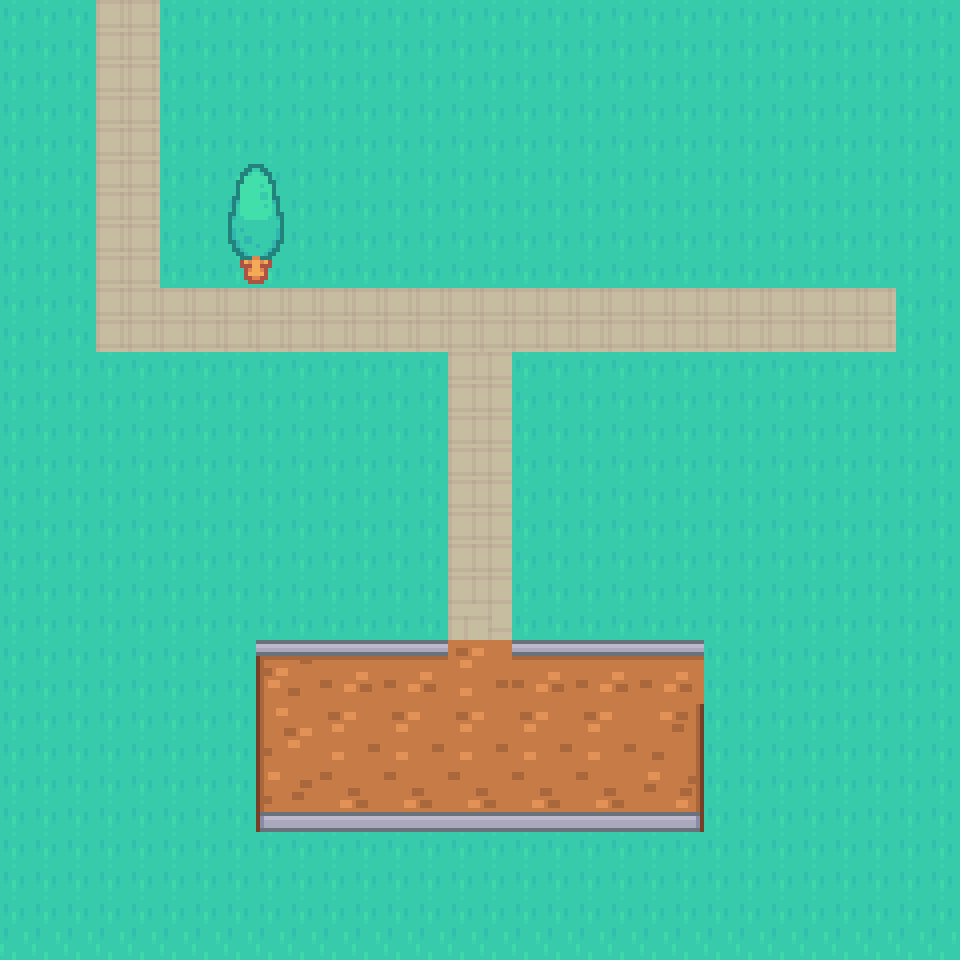

A 2D game scene composited from a Tiled map and its tileset images. What follows is a short description and the map's XML, with every tile layer's data as written:
An orthogonal 30x30 tile map with 32x32 px tiles, 2 tile layers (Ground, Others).

<map version="1.9" tiledversion="1.9.0" orientation="orthogonal" renderorder="right-down" width="30" height="30" tilewidth="32" tileheight="32" infinite="0" nextlayerid="3" nextobjectid="1">
 <tileset firstgid="1" name="Tiles" tilewidth="64" tileheight="64" tilecount="54" columns="9">
  <image source="tileset.png" width="576" height="384" />
 </tileset>
 <layer id="1" name="Ground" width="30" height="30">
  <data encoding="csv">
11,11,11,11,11,11,11,11,11,11,11,11,11,11,11,11,11,11,11,11,11,11,11,11,11,11,11,11,11,11,
11,11,11,14,14,11,11,11,11,11,11,11,11,11,11,11,11,11,11,11,11,11,11,11,11,11,11,11,11,11,
11,11,11,14,14,11,11,11,11,11,11,11,11,11,11,11,11,11,11,11,11,11,11,11,11,11,11,11,11,11,
11,11,11,14,14,11,11,11,11,11,11,11,11,11,11,11,11,11,11,11,11,11,11,11,11,11,11,11,11,11,
11,11,11,14,14,11,11,11,11,11,11,11,11,11,11,11,11,11,11,11,11,11,11,11,11,11,11,11,11,11,
11,11,11,14,14,11,11,11,11,11,11,11,11,11,11,11,11,11,11,11,11,11,11,11,11,11,11,11,11,11,
11,11,11,14,14,11,11,11,11,11,11,11,11,11,11,11,11,11,11,11,11,11,11,11,11,11,11,11,11,11,
11,11,11,14,14,11,11,11,11,11,11,11,11,11,11,11,11,11,11,11,11,11,11,11,11,11,11,11,11,11,
11,11,11,14,14,11,11,11,11,11,11,11,11,11,11,11,11,11,11,11,11,11,11,11,11,11,11,11,11,11,
11,11,11,14,14,11,11,11,11,11,11,11,11,11,11,11,11,11,11,11,11,11,11,11,11,11,11,11,11,11,
11,11,11,14,14,14,14,14,14,14,14,14,14,14,14,14,14,14,14,14,14,14,14,14,14,14,14,14,11,11,
11,11,11,14,14,14,14,14,14,14,14,14,14,14,14,14,14,14,14,14,14,14,14,14,14,14,14,14,11,11,
11,11,11,11,11,11,11,11,11,11,11,11,11,11,11,11,11,11,11,11,11,11,11,11,11,11,11,11,11,11,
11,11,11,11,11,11,11,11,11,11,11,11,11,11,11,11,11,11,11,11,11,11,11,11,11,11,11,11,11,11,
11,11,11,11,11,11,11,11,11,11,11,11,11,11,11,11,11,11,11,11,11,11,11,11,11,11,11,11,11,11,
11,11,11,11,11,11,11,11,11,11,11,11,11,11,11,11,11,11,11,11,11,11,11,11,11,11,11,11,11,11,
11,11,11,11,11,11,11,11,11,11,11,11,11,11,11,11,11,11,11,11,11,11,11,11,11,11,11,11,11,11,
11,11,11,11,11,11,11,11,11,11,11,11,11,11,11,11,11,11,11,11,11,11,11,11,11,11,11,11,11,11,
11,11,11,11,11,11,11,11,11,11,11,11,11,11,11,11,11,11,11,11,11,11,11,11,11,11,11,11,11,11,
11,11,11,11,11,11,11,11,11,11,11,11,11,11,11,11,11,11,11,11,11,11,11,11,11,11,11,11,11,11,
11,11,11,11,11,11,11,11,11,11,11,11,11,11,11,11,11,11,11,11,11,11,11,11,11,11,11,11,11,11,
11,11,11,11,11,11,11,11,11,11,11,11,11,11,11,11,11,11,11,11,11,11,11,11,11,11,11,11,11,11,
11,11,11,11,11,11,11,11,11,11,11,11,11,11,11,11,11,11,11,11,11,11,11,11,11,11,11,11,11,11,
11,11,11,11,11,11,11,11,11,11,11,11,11,11,11,11,11,11,11,11,11,11,11,11,11,11,11,11,11,11,
11,11,11,11,11,11,11,11,11,11,11,11,11,11,11,11,11,11,11,11,11,11,11,11,11,11,11,11,11,11,
11,11,11,11,11,11,11,11,11,11,11,11,11,11,11,11,11,11,11,11,11,11,11,11,11,11,11,11,11,11,
11,11,11,11,11,11,11,11,11,11,11,11,11,11,11,11,11,11,11,11,11,11,11,11,11,11,11,11,11,11,
11,11,11,11,11,11,11,11,11,11,11,11,11,11,11,11,11,11,11,11,11,11,11,11,11,11,11,11,11,11,
11,11,11,11,11,11,11,11,11,11,11,11,11,11,11,11,11,11,11,11,11,11,11,11,11,11,11,11,11,11,
11,11,11,11,11,11,11,11,11,11,11,11,11,11,11,11,11,11,11,11,11,11,11,11,11,11,11,11,11,11
</data>
 </layer>
 <layer id="2" name="Others" width="30" height="30">
  <data encoding="csv">
0,0,0,0,0,0,0,0,0,0,0,0,0,0,0,0,0,0,0,0,0,0,0,0,0,0,0,0,0,0,
0,0,0,0,0,0,0,0,0,0,0,0,0,0,0,0,0,0,0,0,0,0,0,0,0,0,0,0,0,0,
0,0,0,0,0,0,0,0,0,0,0,0,0,0,0,0,0,0,0,0,0,0,0,0,0,0,0,0,0,0,
0,0,0,0,0,0,0,0,0,0,0,0,0,0,0,0,0,0,0,0,0,0,0,0,0,0,0,0,0,0,
0,0,0,0,0,0,0,0,0,0,0,0,0,0,0,0,0,0,0,0,0,0,0,0,0,0,0,0,0,0,
0,0,0,0,0,0,0,0,0,0,0,0,0,0,0,0,0,0,0,0,0,0,0,0,0,0,0,0,0,0,
0,0,0,0,0,0,0,31,0,0,0,0,0,0,0,0,0,0,0,0,0,0,0,0,0,0,0,0,0,0,
0,0,0,0,0,0,0,0,0,0,0,0,0,0,0,0,0,0,0,0,0,0,0,0,0,0,0,0,0,0,
0,0,0,0,0,0,0,40,0,0,0,0,0,0,0,0,0,0,0,0,0,0,0,0,0,0,0,0,0,0,
0,0,0,0,0,0,0,0,0,0,0,0,0,0,0,0,0,0,0,0,0,0,0,0,0,0,0,0,0,0,
0,0,0,0,0,0,0,0,0,0,0,0,0,0,0,0,0,0,0,0,0,0,0,0,0,0,0,0,0,0,
0,0,0,0,0,0,0,0,0,0,0,0,0,0,0,0,0,0,0,0,0,0,0,0,0,0,0,0,0,0,
0,0,0,0,0,0,0,0,0,0,0,0,0,0,14,0,0,0,0,0,0,0,0,0,0,0,0,0,0,0,
0,0,0,0,0,0,0,0,0,0,0,0,0,0,14,0,0,0,0,0,0,0,0,0,0,0,0,0,0,0,
0,0,0,0,0,0,0,0,0,0,0,0,0,0,14,0,0,0,0,0,0,0,0,0,0,0,0,0,0,0,
0,0,0,0,0,0,0,0,0,0,0,0,0,0,14,0,0,0,0,0,0,0,0,0,0,0,0,0,0,0,
0,0,0,0,0,0,0,0,0,0,0,0,0,0,14,0,0,0,0,0,0,0,0,0,0,0,0,0,0,0,
0,0,0,0,0,0,0,0,0,0,0,0,0,0,14,0,0,0,0,0,0,0,0,0,0,0,0,0,0,0,
0,0,0,0,0,0,0,0,0,0,0,0,0,0,14,0,0,0,0,0,0,0,0,0,0,0,0,0,0,0,
0,0,0,0,0,0,0,0,0,0,0,0,0,0,14,0,0,0,0,0,0,0,0,0,0,0,0,0,0,0,
0,0,0,0,0,0,0,0,0,0,0,0,0,0,0,0,0,0,0,0,0,0,0,0,0,0,0,0,0,0,
0,0,0,0,0,0,0,0,28,0,29,0,29,0,38,0,29,0,29,0,29,0,0,0,0,0,0,0,0,0,
0,0,0,0,0,0,0,0,0,0,0,0,0,0,0,0,0,0,0,0,0,0,0,0,0,0,0,0,0,0,
0,0,0,0,0,0,0,0,37,0,38,0,38,0,38,0,38,0,38,0,39,0,0,0,0,0,0,0,0,0,
0,0,0,0,0,0,0,0,0,0,0,0,0,0,0,0,0,0,0,0,0,0,0,0,0,0,0,0,0,0,
0,0,0,0,0,0,0,0,46,0,47,0,47,0,47,0,47,0,47,0,48,0,0,0,0,0,0,0,0,0,
0,0,0,0,0,0,0,0,0,0,0,0,0,0,0,0,0,0,0,0,0,0,0,0,0,0,0,0,0,0,
0,0,0,0,0,0,0,0,0,0,0,0,0,0,0,0,0,0,0,0,0,0,0,0,0,0,0,0,0,0,
0,0,0,0,0,0,0,0,0,0,0,0,0,0,0,0,0,0,0,0,0,0,0,0,0,0,0,0,0,0,
0,0,0,0,0,0,0,0,0,0,0,0,0,0,0,0,0,0,0,0,0,0,0,0,0,0,0,0,0,0
</data>
 </layer>
</map>
